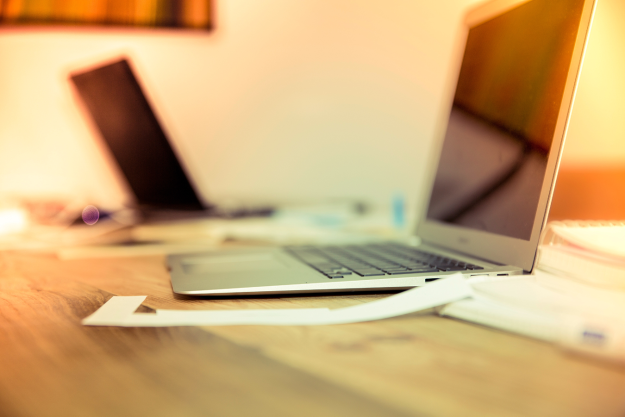
//> input picture 11.png, 1250 x 833 px (shown at 1/2 size)
$ ./histogram_analysis   (built with g++ and OpenCV 4)
//> lines starting //> are read from the running program, lines starting //| are printed output that depends on the picture; pictures that were not available may be replaced by others from this repository, and a replacement may not be noted
//> further down, image1 is the input picture: 833 rows x 1250 cols, CV_8UC3; mean B, G, R 118.9, 170.3, 205.4
#include <iostream>
#include <opencv2/opencv.hpp>

using namespace std;
using namespace cv;

void calculateAndPlotHistograms(const Mat& image1, const Mat& image2) {
    vector<Mat> bgr_planes1, bgr_planes2;
    split(image1, bgr_planes1);
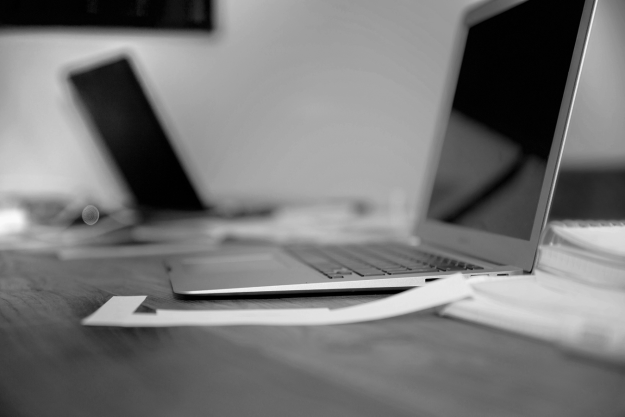
//> bgr_planes1[0]: 833 rows x 1250 cols, CV_8UC1 (shown at 1/2 size); min 0, max 250, mean 118.9
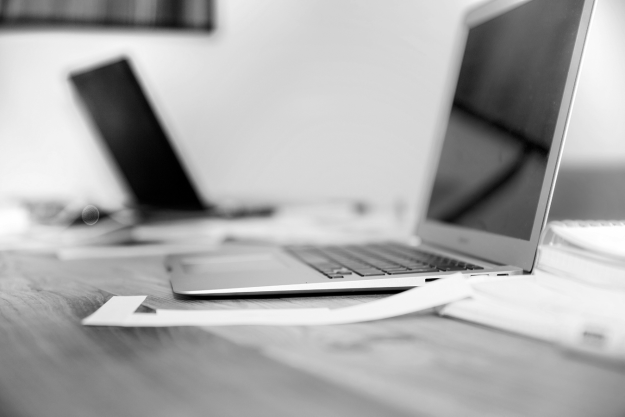
//> bgr_planes1[1]: 833 rows x 1250 cols, CV_8UC1 (shown at 1/2 size); min 0, max 255, mean 170.3
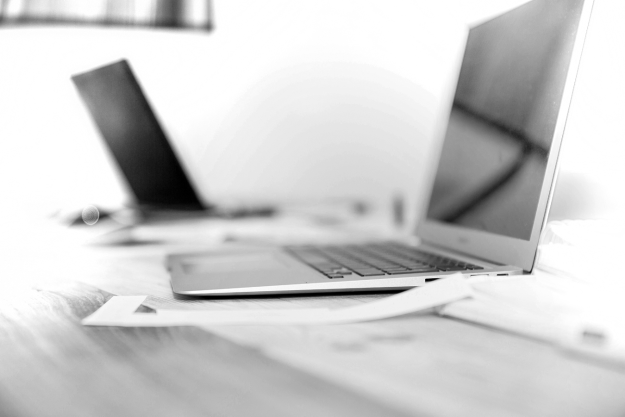
//> bgr_planes1[2]: 833 rows x 1250 cols, CV_8UC1 (shown at 1/2 size); min 0, max 255, mean 205.4
    split(image2, bgr_planes2);

    int histSize = 256;
    float range[] = { 0, 256 };
    const float* histRange = { range };

    Mat b_hist1, g_hist1, r_hist1;
    Mat b_hist2, g_hist2, r_hist2;

    calcHist(&bgr_planes1[0], 1, 0, Mat(), b_hist1, 1, &histSize, &histRange);
//> b_hist1 = 256 values, max 28381 at index 2, min 0 at index 251, mean 4067.4
    calcHist(&bgr_planes1[1], 1, 0, Mat(), g_hist1, 1, &histSize, &histRange);
//> g_hist1 = 256 values, max 37434 at index 215, min 532 at index 255, mean 4067.4
    calcHist(&bgr_planes1[2], 1, 0, Mat(), r_hist1, 1, &histSize, &histRange);
//> r_hist1 = 256 values, max 159664 at index 255, min 334 at index 14, mean 4067.4

    calcHist(&bgr_planes2[0], 1, 0, Mat(), b_hist2, 1, &histSize, &histRange);
//> b_hist2 has the same summary as b_hist1
    calcHist(&bgr_planes2[1], 1, 0, Mat(), g_hist2, 1, &histSize, &histRange);
//> g_hist2 has the same summary as g_hist1
    calcHist(&bgr_planes2[2], 1, 0, Mat(), r_hist2, 1, &histSize, &histRange);
//> r_hist2 has the same summary as r_hist1

    normalize(b_hist1, b_hist1, 0, 255, NORM_MINMAX, -1, Mat());
//> b_hist1 = 256 values, max 255 at index 2, min 0 at index 251, mean 36.54
    normalize(g_hist1, g_hist1, 0, 255, NORM_MINMAX, -1, Mat());
//> g_hist1 = 256 values, max 255 at index 215, min 0 at index 255, mean 24.43
    normalize(r_hist1, r_hist1, 0, 255, NORM_MINMAX, -1, Mat());
//> r_hist1 = 256 values, max 255 at index 255, min 0 at index 14, mean 5.98

    normalize(b_hist2, b_hist2, 0, 255, NORM_MINMAX, -1, Mat());
//> b_hist2 has the same summary as b_hist1
    normalize(g_hist2, g_hist2, 0, 255, NORM_MINMAX, -1, Mat());
//> g_hist2 has the same summary as g_hist1
    normalize(r_hist2, r_hist2, 0, 255, NORM_MINMAX, -1, Mat());
//> r_hist2 has the same summary as r_hist1

    Mat b_diff = abs(b_hist1 - b_hist2);
//> b_diff = 256 values from 0 to 0
    Mat g_diff = abs(g_hist1 - g_hist2);
//> g_diff = 256 values from 0 to 0
    Mat r_diff = abs(r_hist1 - r_hist2);
//> r_diff = 256 values from 0 to 0

    normalize(b_diff, b_diff, 0, 255, NORM_MINMAX, -1, Mat());
    normalize(g_diff, g_diff, 0, 255, NORM_MINMAX, -1, Mat());
    normalize(r_diff, r_diff, 0, 255, NORM_MINMAX, -1, Mat());

    int hist_w = 512, hist_h = 400;
    int bin_w = cvRound((double)hist_w / histSize);

    Mat histImage1(hist_h, hist_w, CV_8UC3, Scalar(255, 255, 255));
    Mat histImage2(hist_h, hist_w, CV_8UC3, Scalar(255, 255, 255));
    Mat histDiff(hist_h, hist_w, CV_8UC3, Scalar(255, 255, 255));

    for (int i = 1; i < histSize; i++) {
        // Drawing thinner lines (thickness set to 1)
        line(histImage1, Point(bin_w * (i - 1), hist_h - cvRound(b_hist1.at<float>(i - 1))),
             Point(bin_w * i, hist_h - cvRound(b_hist1.at<float>(i))),
             Scalar(255, 0, 0), 1); // Blue channel for original image
        line(histImage1, Point(bin_w * (i - 1), hist_h - cvRound(g_hist1.at<float>(i - 1))),
             Point(bin_w * i, hist_h - cvRound(g_hist1.at<float>(i))),
             Scalar(0, 255, 0), 1); // Green channel for original image
        line(histImage1, Point(bin_w * (i - 1), hist_h - cvRound(r_hist1.at<float>(i - 1))),
             Point(bin_w * i, hist_h - cvRound(r_hist1.at<float>(i))),
             Scalar(0, 0, 255), 1); // Red channel for original image

        line(histImage2, Point(bin_w * (i - 1), hist_h - cvRound(b_hist2.at<float>(i - 1))),
             Point(bin_w * i, hist_h - cvRound(b_hist2.at<float>(i))),
             Scalar(255, 0, 0), 1); // Blue channel for modified image
        line(histImage2, Point(bin_w * (i - 1), hist_h - cvRound(g_hist2.at<float>(i - 1))),
             Point(bin_w * i, hist_h - cvRound(g_hist2.at<float>(i))),
             Scalar(0, 255, 0), 1); // Green channel for modified image
        line(histImage2, Point(bin_w * (i - 1), hist_h - cvRound(r_hist2.at<float>(i - 1))),
             Point(bin_w * i, hist_h - cvRound(r_hist2.at<float>(i))),
             Scalar(0, 0, 255), 1); // Red channel for modified image

        line(histDiff, Point(bin_w * (i - 1), hist_h - cvRound(b_diff.at<float>(i - 1))),
             Point(bin_w * i, hist_h - cvRound(b_diff.at<float>(i))),
             Scalar(255, 0, 0), 1); // Blue channel for differences
        line(histDiff, Point(bin_w * (i - 1), hist_h - cvRound(g_diff.at<float>(i - 1))),
             Point(bin_w * i, hist_h - cvRound(g_diff.at<float>(i))),
             Scalar(0, 255, 0), 1); // Green channel for differences
        line(histDiff, Point(bin_w * (i - 1), hist_h - cvRound(r_diff.at<float>(i - 1))),
             Point(bin_w * i, hist_h - cvRound(r_diff.at<float>(i))),
             Scalar(0, 0, 255), 1); // Red channel for differences
    }
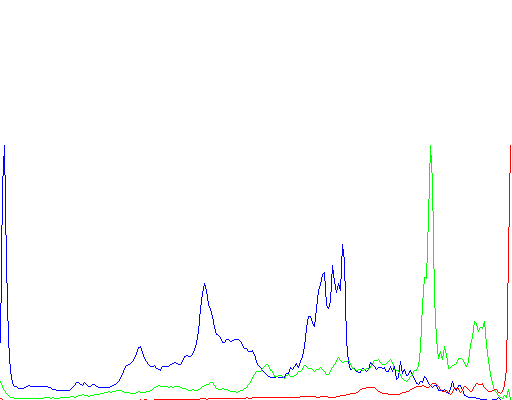
//> histImage1: 400 rows x 512 cols, CV_8UC3; mean B, G, R 252.8, 252.4, 251.7
//> histDiff: 400 rows x 512 cols, CV_8UC3; every value is 255

    imshow("Original Image Histogram", histImage1);
    imshow("Modified Image Histogram", histImage2);
    imshow("Histogram Differences", histDiff);
}

int main() {
    string inputFilePath = "/Users/rakshit/Desktop/SteganographyProject/11.png";
    string outputFilePath = "/Users/rakshit/Desktop/SteganographyProject/output_image.png";

    Mat image1 = imread(inputFilePath);
    Mat image2 = imread(outputFilePath);

    if (image1.empty() || image2.empty()) {
        cout << "Error loading images!" << endl;
        return -1;
    }

    calculateAndPlotHistograms(image1, image2);

    waitKey(0);
    return 0;
}
